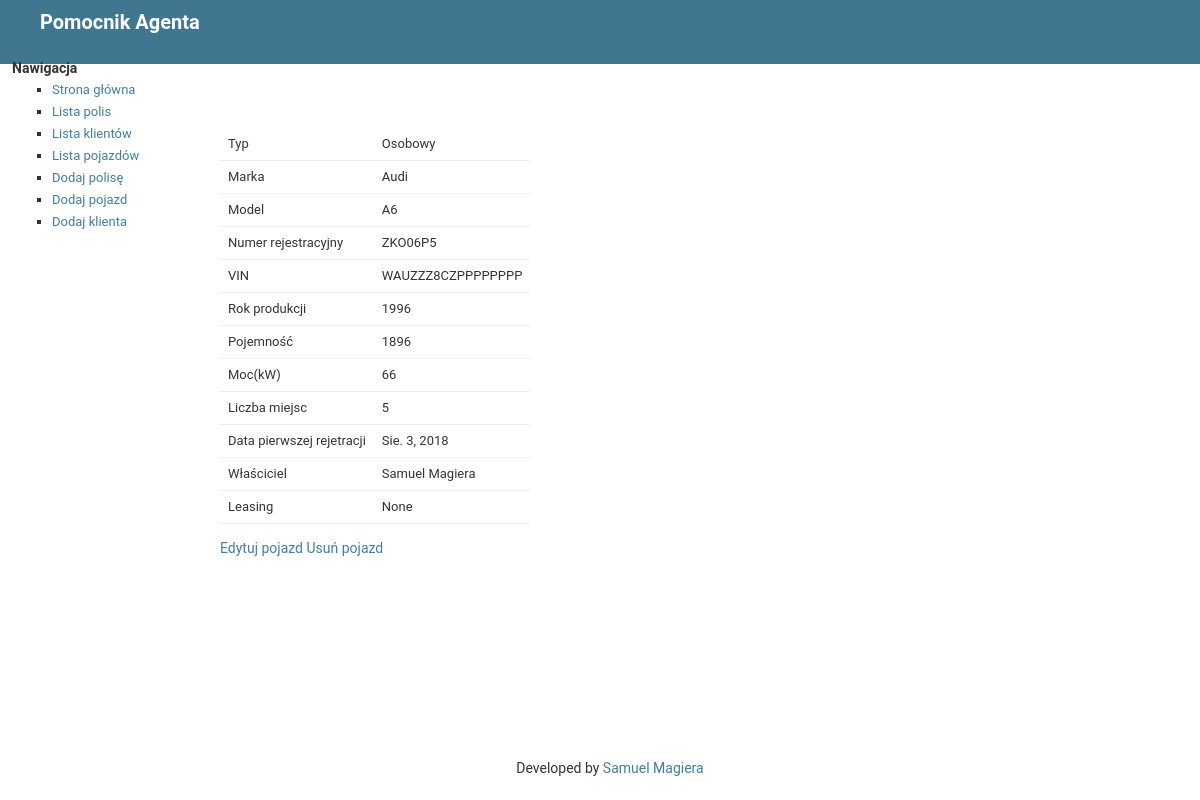
/helper/vehicles/1/, run on the app's committed database.
### helper/models.py (models this page shows, shortened)
class Vehicle(models.Model):
    OSOBOWY = "Osobowy"
    CIEZAROWY = "Ciężarowy"
    MOTOCYKL = "Motocykl"
    PRZYCZEPA = "Przyczepa"
    CIAGNIK_ROLNICZY = "Ciągnik Rolniczy"
    CIAGNIK_SIODLOWY = "Ciągnik Siodłowy"
    AUTOBUS = "Autobus"
    TYPE_CHOICE = (
        (OSOBOWY, 'Osobowy'),
        (CIEZAROWY, 'Ciężarowy'),
        (MOTOCYKL, 'Motocykl'),
        (PRZYCZEPA, 'Przyczepa'),
        (CIAGNIK_ROLNICZY, 'Ciągnik rolniczy'),
        (CIAGNIK_SIODLOWY, 'Ciągnik siodłowy'),
        (AUTOBUS, 'Autobus'),
    )
    vehicle_type = models.CharField(
        max_length=16,
        choices=TYPE_CHOICE,
        default=OSOBOWY,
    )
    make = models.CharField(max_length=50)
    model = models.CharField(max_length=50)
    reg_number = models.CharField(max_length=10)
    vin = models.CharField(max_length=17)
    manufacture_year = models.IntegerField()
    capacity = models.IntegerField()
    power = models.IntegerField()
    seats = models.IntegerField()
    first_registered = models.DateField()
    owner = models.ForeignKey(Client, on_delete=models.CASCADE)
    leasing = models.ForeignKey(Leasing, blank=True, null=True,
                                on_delete=models.SET_NULL)

class Client(models.Model):
    name = models.CharField(max_length=100)
    pesel_or_regon = models.CharField(max_length=20)
    address = models.CharField(max_length=200)
    phone_number = models.CharField(max_length=20)
    email = models.CharField(max_length=100)
    def __str__(self):
        return self.name

### helper/views.py (the view)
# urls.py: path('vehicles/<int:pk>/', views.VehicleDetail.as_view(), name='vehicle_details'),
class VehicleDetail(generic.DetailView):
    model = Vehicle
    template_name = 'helper/vehicle_details.html'

### helper/templates/helper/vehicle_details.html (shortened to what this page needs)
{% extends "helper/base.html" %}
{% block content %}
<h1>Pojazd {{vehicle.reg_number}}</h1>
<table>
    <tr>
        <td>Typ</td>
        <td>{{ vehicle.vehicle_type }}</td>
    </tr>
    <tr>
        <td>Marka</td>
        <td>{{ vehicle.make }}</td>
    </tr>
    <tr>
        <td>Model</td>
        <td>{{ vehicle.model }}</td>
    </tr>
    <tr>
        <td>Numer rejestracyjny</td>
        <td>{{ vehicle.reg_number }}</td>
    </tr>
    <tr>
        <td>VIN</td>
        <td>{{ vehicle.vin }}</td>
    </tr>
    <tr>
        <td>Rok produkcji</td>
        <td>{{ vehicle.manufacture_year }}</td>
    </tr>
    <tr>
        <td>Pojemność</td>
        <td>{{ vehicle.capacity }}</td>
    </tr>
    <tr>
        <td>Moc(kW)</td>
        <td>{{ vehicle.power }}</td>
    </tr>
    <tr>
        <td>Liczba miejsc</td>
        <td>{{ vehicle.seats }}</td>
    </tr>
    <tr>
        <td>Data pierwszej rejetracji</td>
        <td>{{ vehicle.first_registered }}</td>
    </tr>
    <tr>
        <td>Właściciel</td>
        <td>{{ vehicle.owner }}</td>
    </tr>
    <tr>
        <td>Leasing</td>
        <td>{{ vehicle.leasing }}</td>
    </tr>
</table>
<br>
<a href="{% url 'helper:vehicle_edit' vehicle.id %}">Edytuj pojazd</a>
<a href="{% url 'helper:vehicle_delete' vehicle.id %}">Usuń pojazd</a>
{% endblock %}

### helper/static/helper/admin.css (style rules this page uses)
body { margin: 0; padding: 0; font-size: 14px; font-family: "Roboto","Lucida Grande","DejaVu Sans","Bitstream Vera Sans",Verdana,Arial,sans-serif; color: #333; background: #fff; }
a:link, a:visited { color: #447e9b; text-decoration: none; }
h1,h2,h3,h4,h5 { font-weight: bold; }
h1 { margin: 0 0 20px; font-weight: 600; font-size: 20px; color: #fff; }
table { border-collapse: collapse; border-color: #ccc; }
td, th { font-size: 13px; line-height: 16px; border-bottom: 1px solid #eee; vertical-align: top; padding: 8px; font-family: "Roboto", "Lucida Grande", Verdana, Arial, sans-serif; }

### data on the page
Vehicle: vehicle_type "Osobowy", make "Audi", model "A6", reg_number "ZKO06P5", vin "WAUZZZ8CZPPPPPPPP", manufacture_year "1996", capacity "1896", power "66", seats "5", first_registered "Sie. 3, 2018", owner "Samuel Magiera", leasing "None"
